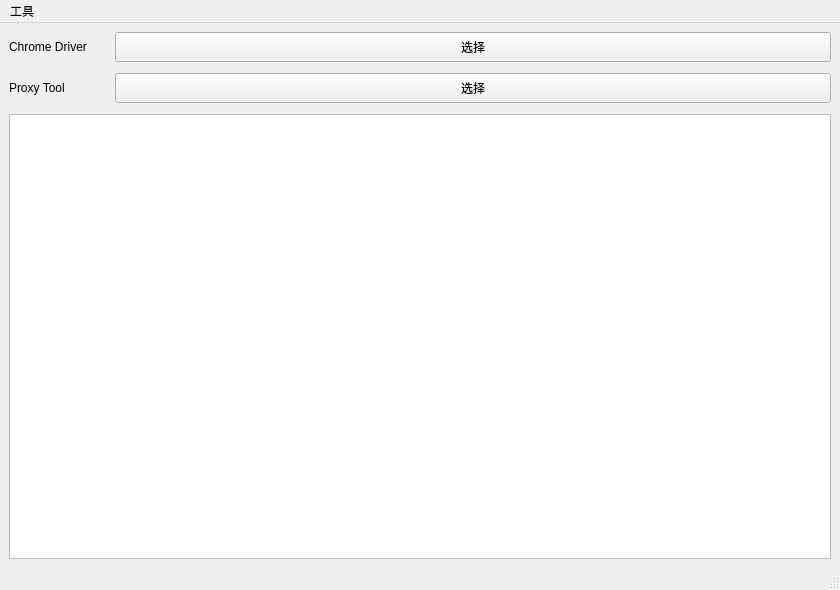
<?xml version="1.0" encoding="UTF-8"?>
<ui version="4.0">
 <class>MainWindow</class>
 <widget class="QMainWindow" name="MainWindow">
  <property name="geometry">
   <rect>
    <x>0</x>
    <y>0</y>
    <width>840</width>
    <height>590</height>
   </rect>
  </property>
  <property name="minimumSize">
   <size>
    <width>840</width>
    <height>590</height>
   </size>
  </property>
  <property name="windowTitle">
   <string>MainWindow</string>
  </property>
  <widget class="QWidget" name="centralwidget">
   <layout class="QVBoxLayout" name="verticalLayout">
    <item>
     <layout class="QHBoxLayout" name="horizontalLayout">
      <item>
       <widget class="QLabel" name="label">
        <property name="sizePolicy">
         <sizepolicy hsizetype="Preferred" vsizetype="Minimum">
          <horstretch>0</horstretch>
          <verstretch>0</verstretch>
         </sizepolicy>
        </property>
        <property name="minimumSize">
         <size>
          <width>100</width>
          <height>0</height>
         </size>
        </property>
        <property name="text">
         <string>Chrome Driver</string>
        </property>
       </widget>
      </item>
      <item>
       <widget class="QToolButton" name="toolButton_2">
        <property name="sizePolicy">
         <sizepolicy hsizetype="Expanding" vsizetype="Minimum">
          <horstretch>0</horstretch>
          <verstretch>0</verstretch>
         </sizepolicy>
        </property>
        <property name="minimumSize">
         <size>
          <width>0</width>
          <height>30</height>
         </size>
        </property>
        <property name="text">
         <string>选择</string>
        </property>
       </widget>
      </item>
     </layout>
    </item>
    <item>
     <layout class="QHBoxLayout" name="horizontalLayout_2">
      <item>
       <widget class="QLabel" name="label_2">
        <property name="sizePolicy">
         <sizepolicy hsizetype="Preferred" vsizetype="Fixed">
          <horstretch>0</horstretch>
          <verstretch>0</verstretch>
         </sizepolicy>
        </property>
        <property name="minimumSize">
         <size>
          <width>100</width>
          <height>40</height>
         </size>
        </property>
        <property name="text">
         <string>Proxy Tool</string>
        </property>
       </widget>
      </item>
      <item>
       <widget class="QToolButton" name="toolButton">
        <property name="sizePolicy">
         <sizepolicy hsizetype="Expanding" vsizetype="Fixed">
          <horstretch>0</horstretch>
          <verstretch>0</verstretch>
         </sizepolicy>
        </property>
        <property name="minimumSize">
         <size>
          <width>0</width>
          <height>30</height>
         </size>
        </property>
        <property name="text">
         <string>选择</string>
        </property>
       </widget>
      </item>
     </layout>
    </item>
    <item>
     <widget class="QListWidget" name="listWidget">
      <property name="sizePolicy">
       <sizepolicy hsizetype="Expanding" vsizetype="Expanding">
        <horstretch>0</horstretch>
        <verstretch>0</verstretch>
       </sizepolicy>
      </property>
     </widget>
    </item>
   </layout>
  </widget>
  <widget class="QMenuBar" name="menubar">
   <property name="geometry">
    <rect>
     <x>0</x>
     <y>0</y>
     <width>840</width>
     <height>21</height>
    </rect>
   </property>
   <widget class="QMenu" name="menu">
    <property name="title">
     <string>工具</string>
    </property>
    <addaction name="actionNew_Task_2"/>
   </widget>
   <addaction name="menu"/>
  </widget>
  <widget class="QStatusBar" name="statusbar"/>
  <action name="actionNew_Task">
   <property name="text">
    <string>New Task</string>
   </property>
  </action>
  <action name="actionNew_Task_2">
   <property name="text">
    <string>New Task</string>
   </property>
  </action>
 </widget>
 <resources/>
 <connections/>
</ui>
